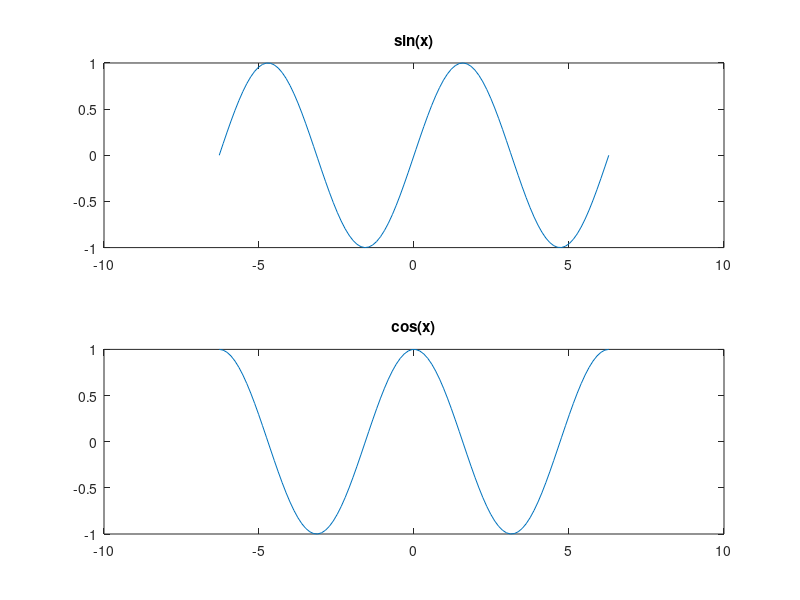

The MATLAB script that drew this image:
% Align sin(x) and cos(x) plots vertically.

x = linspace(-2 * pi, 2 * pi, 100);

hold on;

subplot(2, 1, 1);
plot(x, sin(x));
title('sin(x)');

subplot(2, 1, 2);
plot(x, cos(x));
title('cos(x)');
